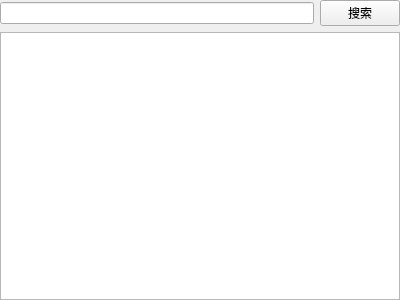
<?xml version="1.0" encoding="UTF-8"?>
<ui version="4.0">
 <class>BucketsWidget</class>
 <widget class="QWidget" name="BucketsWidget">
  <property name="geometry">
   <rect>
    <x>0</x>
    <y>0</y>
    <width>400</width>
    <height>300</height>
   </rect>
  </property>
  <property name="windowTitle">
   <string>Form</string>
  </property>
  <layout class="QVBoxLayout" name="verticalLayout">
   <property name="leftMargin">
    <number>0</number>
   </property>
   <property name="topMargin">
    <number>0</number>
   </property>
   <property name="rightMargin">
    <number>0</number>
   </property>
   <property name="bottomMargin">
    <number>0</number>
   </property>
   <item>
    <layout class="QHBoxLayout" name="horizontalLayout" stretch="0,0">
     <item>
      <widget class="ComboLine" name="lineSearch"/>
     </item>
     <item>
      <widget class="QPushButton" name="buttonSearch">
       <property name="text">
        <string>搜索</string>
       </property>
      </widget>
     </item>
    </layout>
   </item>
   <item>
    <widget class="QListView" name="listView">
     <property name="editTriggers">
      <set>QAbstractItemView::EditTrigger::NoEditTriggers</set>
     </property>
    </widget>
   </item>
  </layout>
 </widget>
 <customwidgets>
  <customwidget>
   <class>ComboLine</class>
   <extends>QLineEdit</extends>
   <header>src/fend/uicom/comboline.h</header>
  </customwidget>
 </customwidgets>
 <resources/>
 <connections/>
</ui>
